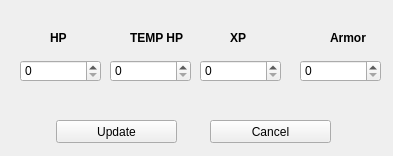
<?xml version="1.0" encoding="UTF-8"?>
<ui version="4.0">
 <class>hp_xp_edit_form</class>
 <widget class="QWidget" name="hp_xp_edit_form">
  <property name="geometry">
   <rect>
    <x>0</x>
    <y>0</y>
    <width>393</width>
    <height>156</height>
   </rect>
  </property>
  <property name="windowTitle">
   <string>Form</string>
  </property>
  <widget class="QSpinBox" name="hp_input">
   <property name="geometry">
    <rect>
     <x>20</x>
     <y>60</y>
     <width>81</width>
     <height>22</height>
    </rect>
   </property>
   <property name="maximum">
    <number>9999</number>
   </property>
  </widget>
  <widget class="QSpinBox" name="temp_hp_input">
   <property name="geometry">
    <rect>
     <x>110</x>
     <y>60</y>
     <width>81</width>
     <height>22</height>
    </rect>
   </property>
   <property name="maximum">
    <number>9999</number>
   </property>
  </widget>
  <widget class="QSpinBox" name="xp_input">
   <property name="geometry">
    <rect>
     <x>200</x>
     <y>60</y>
     <width>81</width>
     <height>22</height>
    </rect>
   </property>
   <property name="maximum">
    <number>99999</number>
   </property>
   <property name="displayIntegerBase">
    <number>10</number>
   </property>
  </widget>
  <widget class="QLabel" name="label">
   <property name="geometry">
    <rect>
     <x>50</x>
     <y>30</y>
     <width>61</width>
     <height>16</height>
    </rect>
   </property>
   <property name="font">
    <font>
     <weight>75</weight>
     <bold>true</bold>
    </font>
   </property>
   <property name="text">
    <string>HP</string>
   </property>
  </widget>
  <widget class="QLabel" name="label_2">
   <property name="geometry">
    <rect>
     <x>130</x>
     <y>30</y>
     <width>71</width>
     <height>16</height>
    </rect>
   </property>
   <property name="font">
    <font>
     <weight>75</weight>
     <bold>true</bold>
    </font>
   </property>
   <property name="text">
    <string>TEMP HP</string>
   </property>
  </widget>
  <widget class="QLabel" name="label_3">
   <property name="geometry">
    <rect>
     <x>230</x>
     <y>30</y>
     <width>47</width>
     <height>16</height>
    </rect>
   </property>
   <property name="font">
    <font>
     <weight>75</weight>
     <bold>true</bold>
    </font>
   </property>
   <property name="text">
    <string>XP</string>
   </property>
  </widget>
  <widget class="QPushButton" name="add_button">
   <property name="geometry">
    <rect>
     <x>56</x>
     <y>120</y>
     <width>121</width>
     <height>23</height>
    </rect>
   </property>
   <property name="text">
    <string>Update</string>
   </property>
  </widget>
  <widget class="QPushButton" name="cancel_button">
   <property name="geometry">
    <rect>
     <x>210</x>
     <y>120</y>
     <width>121</width>
     <height>23</height>
    </rect>
   </property>
   <property name="text">
    <string>Cancel</string>
   </property>
  </widget>
  <widget class="QLabel" name="label_4">
   <property name="geometry">
    <rect>
     <x>330</x>
     <y>30</y>
     <width>47</width>
     <height>16</height>
    </rect>
   </property>
   <property name="font">
    <font>
     <weight>75</weight>
     <bold>true</bold>
    </font>
   </property>
   <property name="text">
    <string>Armor</string>
   </property>
  </widget>
  <widget class="QSpinBox" name="armor_input">
   <property name="geometry">
    <rect>
     <x>300</x>
     <y>60</y>
     <width>81</width>
     <height>22</height>
    </rect>
   </property>
   <property name="maximum">
    <number>99999</number>
   </property>
   <property name="displayIntegerBase">
    <number>10</number>
   </property>
  </widget>
 </widget>
 <resources/>
 <connections/>
</ui>
